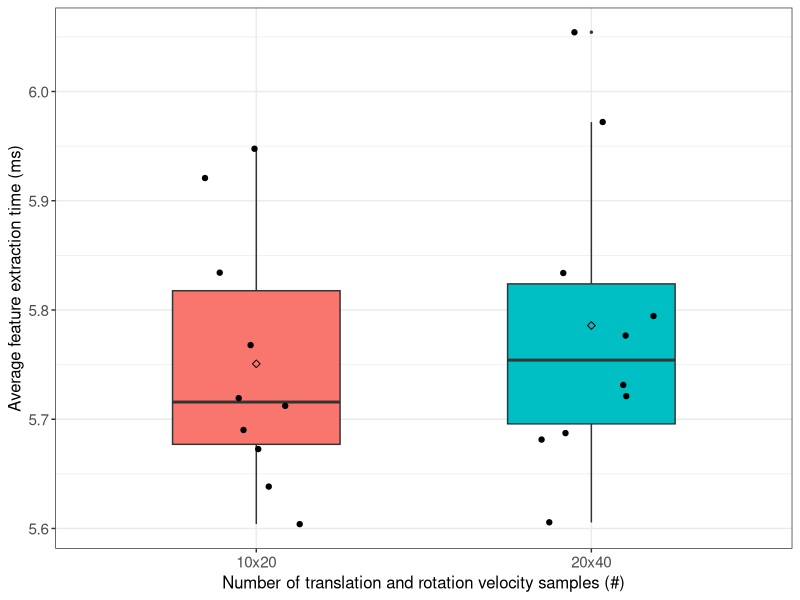
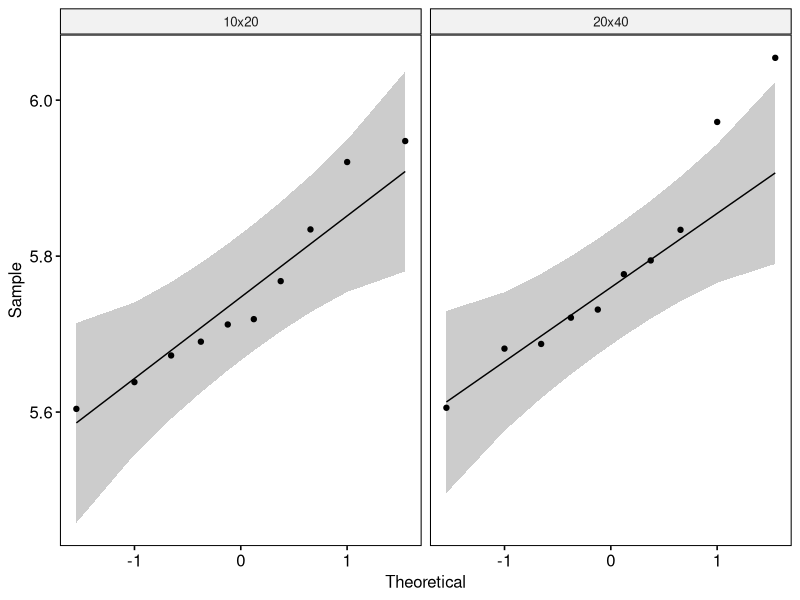

These charts were generated, in order, by the following R code:
## ---- chunk 1
if (!require('tidyverse')) install.packages('tidyverse', dependencies = TRUE); library('tidyverse')
if (!require('ggpubr')) install.packages('ggpubr', dependencies = TRUE); library('ggpubr')
if (!require('rstatix')) install.packages('rstatix', dependencies = TRUE); library('rstatix')
if (!require('ggplot2')) install.packages('ggplot2', dependencies = TRUE); library('ggplot2')
## ---- chunk 2
data <- read.csv(file = '../../raw_data/test_velocity_samples/run_table.csv')
data <- subset(data, select = c(X__run_id, velocity_samples, avg_extraction_time_ms))
data$velocity_samples <- as.factor(data$velocity_samples)
data$avg_extraction_time_ms <- as.numeric(data$avg_extraction_time_ms)
## ---- chunk 3
data %>%
  group_by(velocity_samples) %>%
  get_summary_stats(avg_extraction_time_ms, type = "mean_sd")
## ---- chunk 4
ggplot(data, aes(x = velocity_samples, y = avg_extraction_time_ms, fill = velocity_samples)) +
  theme_bw() + 
  geom_boxplot(width = 0.5, outlier.size = 0.5) + 
  geom_jitter(width = 0.2) +
  stat_summary(fun = mean, color = 'black', geom = 'point', shape = 5, size = 1.5) +
  labs(x = "Number of translation and rotation velocity samples (#)", y = "Average feature extraction time (ms)") +
  theme(legend.position = 'none') +
  theme(
    axis.title.x = element_text(size = 12, family = 'sans'),
    axis.title.y = element_text(size = 12, family = 'sans'),
    axis.text.x = element_text(size = 11, family = 'sans'),
    axis.text.y = element_text(size = 11, family = 'sans'),
    
  )
## ---- chunk 5
data %>% 
  group_by(velocity_samples) %>%
  identify_outliers(avg_extraction_time_ms)
## ---- chunk 6
ggqqplot(data, x = "avg_extraction_time_ms", facet.by = "velocity_samples")
## ---- chunk 7
data %>%
  group_by(velocity_samples) %>%
  shapiro_test(avg_extraction_time_ms)
## ---- chunk 8
data %>%
  t_test(avg_extraction_time_ms ~ velocity_samples) %>%
  add_significance()
